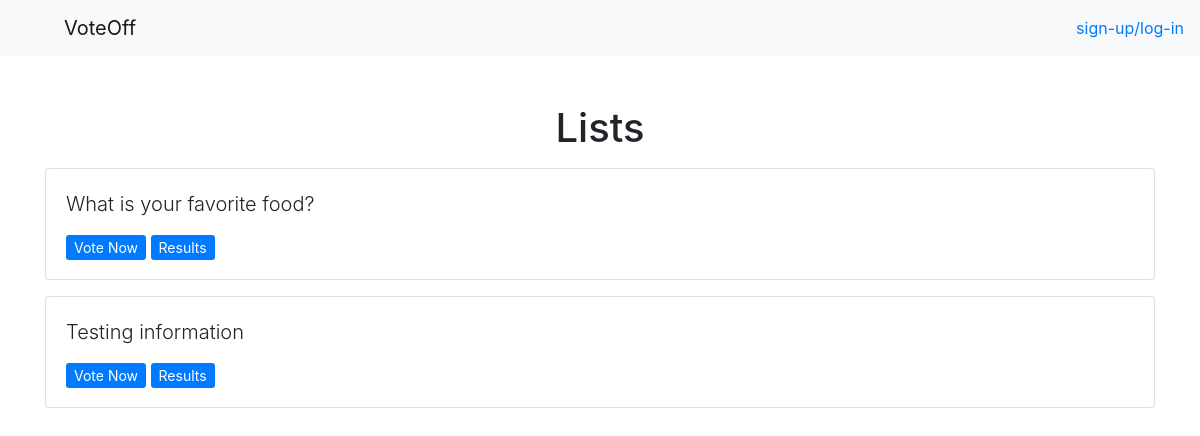
The app's page /lists/, older data.
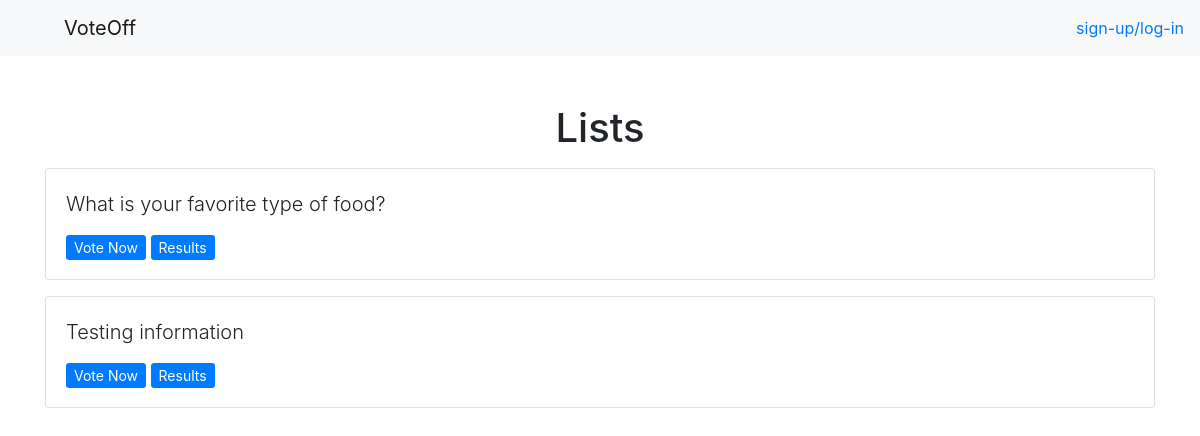
The same page, newer data.
### lists/models.py (models this page shows, shortened)
class Question(models.Model):
    question_text = models.CharField(max_length=200)
    pub_date = models.DateTimeField('date published')

### lists/views.py (the view)
# urls.py: path('lists/', views.index, name='index'),
def index(request):
    latest_question_list = Question.objects.order_by('-pub_date')[:5]
    context = {'latest_question_list': latest_question_list}
    return render(request, 'lists/index.html', context)

### lists/templates/lists/index.html
{% extends 'base.html' %}
{% load static %}
{% block extrahead %}
<link rel="stylesheet" type="text/css" href="{% static 'css/lists.css' %}">
{% endblock %}
{% block content %}
<h1 class="text-center mb-3">Lists</h1>
{% if latest_question_list %}
    {% for question in latest_question_list %}
        <div class="card mb-3">
            <div class="card-body">
                <p class="lead">{{ question.question_text }}</p>
                <a href="{% url 'lists:detail' question.id %}" class="btn-primary btn-sm">Vote Now</a>
                <a href="{% url 'lists:results' question.id %}" class="btn-primary btn-sm">Results</a>
            </div>
        </div>
    {% endfor %}
{% else %}
    <p>No lists available</p>
{% endif %}
{% endblock %}

Row changes from the older to the newer data that the page shows:
changed Question: question_text "What is your favorite food?" → "What is your favorite type of food?"
